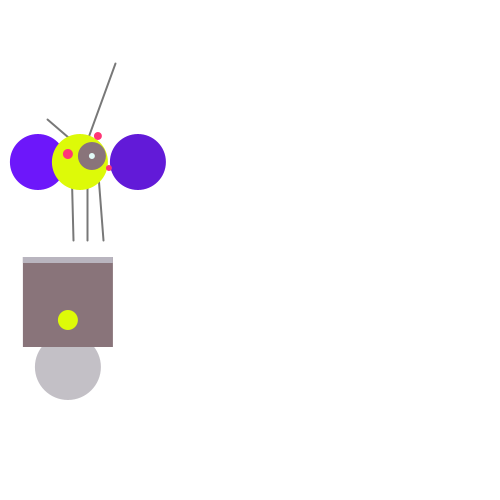
Frame 1 (no input)
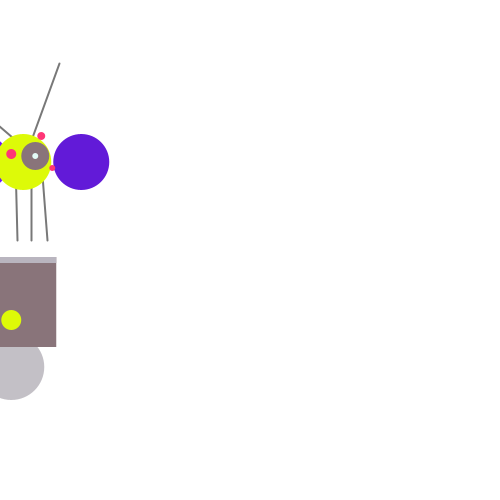
Frame 60 (the mouse pressed at the canvas centre just before this capture)
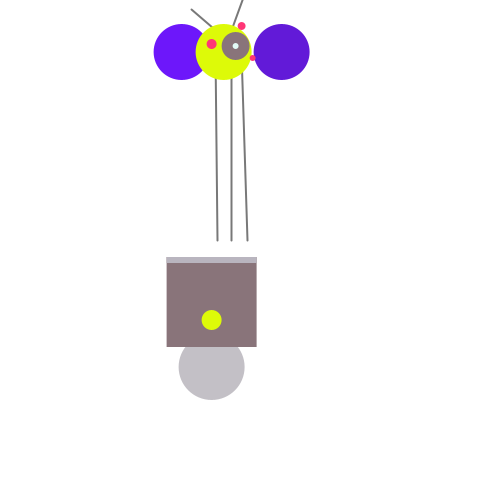
Frame 120 (the mouse held since frame 60 and released just before this capture)

The Processing sketch that drew these frames (run headless with seeded random() and noise(); from frame 60 on, the mouse is pressed at the canvas centre):

// Processing sketch: processing_13111
// ── processing_13111.pde

float x = 70; // x-coordinate
float y = 400; // y-coordinate
int bodyHeight = 100; // Body Height
int neckHeight = 150; // Neck Height
int radius = 28; // Head Radius
float easing = 0.03;
void setup () {
  size(500, 500);
  smooth();
  strokeWeight(2);
  background(255);
  ellipseMode(RADIUS);
}
// Neck
void draw () {
  int targetX = mouseX;
  x += (targetX - x) * easing;
  if (mousePressed) {
    neckHeight = 160;
    bodyHeight = 160;
  }
  else {
    neckHeight = 50;
    bodyHeight = 160;
  }
    
  
  float ny = y - bodyHeight - neckHeight - radius;
  background(255);
  stroke(120);
  line(x+6, y-bodyHeight, x+4, ny);
  line(x+20, y-bodyHeight, x+20, ny);
  line(x+36, y-bodyHeight, x+30, ny);

  // Antennae
  line(x+30, ny, x-20, ny-43);
  line(x+12, ny, x+48, ny-99);
  line(x+12, ny, x+82, ny+15);
  
  // Body
  noStroke();
  fill(195, 192, 198);
  ellipse(x, y-33, 33, 33);
  fill(109, 23, 250);
  ellipse(x-30, ny, radius, radius);
  fill(137, 116, 122);
  rect(x-45, y-bodyHeight+17, 90, 90);
  fill(185, 181, 191);
  rect(x-45, y-bodyHeight+17, 90, 6);
  fill(98, 26, 216);
  ellipse(x+70, ny, radius, radius);
  
  // Head
  fill(221, 250,8);
  ellipse(x+12, ny, radius, radius);
  {ellipse (x, y-80, 10, 10);
  fill(137, 116, 122);
  ellipse(x+24, ny-6, 14, 14);
  fill(227,250,247);
  ellipse(x+24, ny-6, 3, 3);
  fill(255,54,118);
  ellipse(x, ny-8, 5, 5);
  ellipse(x+30, ny-26, 4, 4);
  ellipse(x+41, ny+6, 3, 3);
if (mousePressed) {
  if(mouseButton == LEFT) {
  ellipse(x-10, ny++, radius--, radius);

 
}
}
}
}
